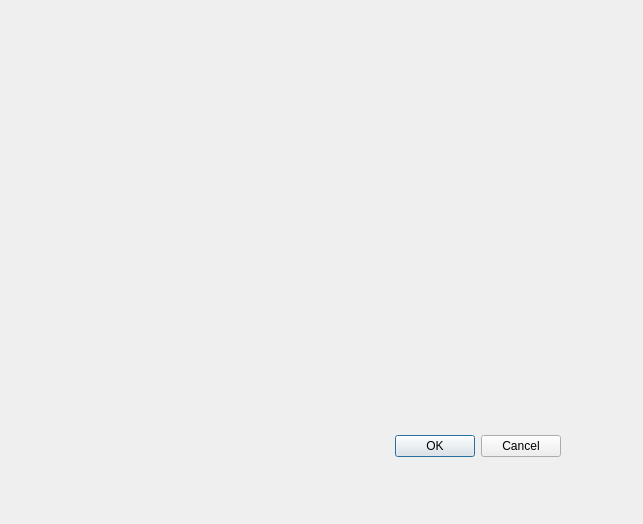
<?xml version="1.0" encoding="UTF-8"?>
<ui version="4.0">
 <class>Dialog</class>
 <widget class="QDialog" name="Dialog">
  <property name="geometry">
   <rect>
    <x>0</x>
    <y>0</y>
    <width>643</width>
    <height>524</height>
   </rect>
  </property>
  <property name="windowTitle">
   <string>Dialog</string>
  </property>
  <widget class="QDialogButtonBox" name="buttonBox">
   <property name="geometry">
    <rect>
     <x>220</x>
     <y>430</y>
     <width>341</width>
     <height>32</height>
    </rect>
   </property>
   <property name="orientation">
    <enum>Qt::Horizontal</enum>
   </property>
   <property name="standardButtons">
    <set>QDialogButtonBox::Cancel|QDialogButtonBox::Ok</set>
   </property>
  </widget>
 </widget>
 <resources/>
 <connections>
  <connection>
   <sender>buttonBox</sender>
   <signal>accepted()</signal>
   <receiver>Dialog</receiver>
   <slot>accept()</slot>
   <hints>
    <hint type="sourcelabel">
     <x>248</x>
     <y>254</y>
    </hint>
    <hint type="destinationlabel">
     <x>157</x>
     <y>274</y>
    </hint>
   </hints>
  </connection>
  <connection>
   <sender>buttonBox</sender>
   <signal>rejected()</signal>
   <receiver>Dialog</receiver>
   <slot>reject()</slot>
   <hints>
    <hint type="sourcelabel">
     <x>316</x>
     <y>260</y>
    </hint>
    <hint type="destinationlabel">
     <x>286</x>
     <y>274</y>
    </hint>
   </hints>
  </connection>
 </connections>
</ui>
